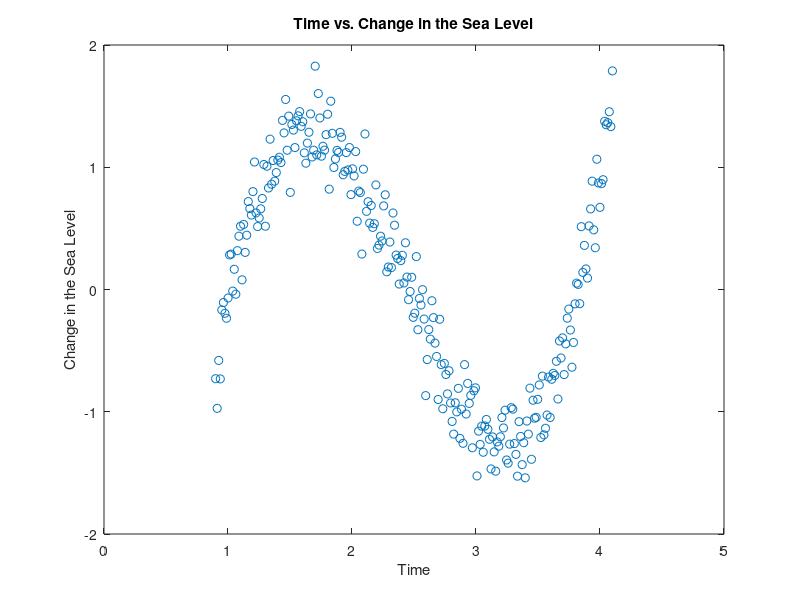

The MATLAB script that drew this image: (Note: this script raises an error after producing the figure.)
function TEAM34PS05Q2
% This function loads the daaset that represents what a tidal gauge
% measures on a windy day and draws a scatter plot of the data with the
% least-squares fit overlaid on top of the data

load ('noisier_tide')
figure
hold on
box on
xlabel ('Time')
ylabel('Change in the Sea Level')
title('Time vs. Change in the Sea Level')
scatter(x,y)             % Generate a scatter plot of the data points
[nr,nc] = size(x);
[a,ConNum] = polylsq(x,y,nr,3);
PredY = zeros(nr,1);
Reala = [-11 55/3 -17/2 7/6];
for k = 1:1:nr
PredY(k) = a(1)+a(2)*x(k)+a(3)*x(k)^2+a(4)*x(k)^3;
end
plot(x,PredY)            % Plot the least squares fit

% Create a vector that stores the absolute error for each of the polynomial
% fit coefficients with respect to the given coefficients
AbsError = zeros(length(a),1);
for j = 1:length(a)
    AbsError(j) = abs(a(j)-Reala(j));
end

end
